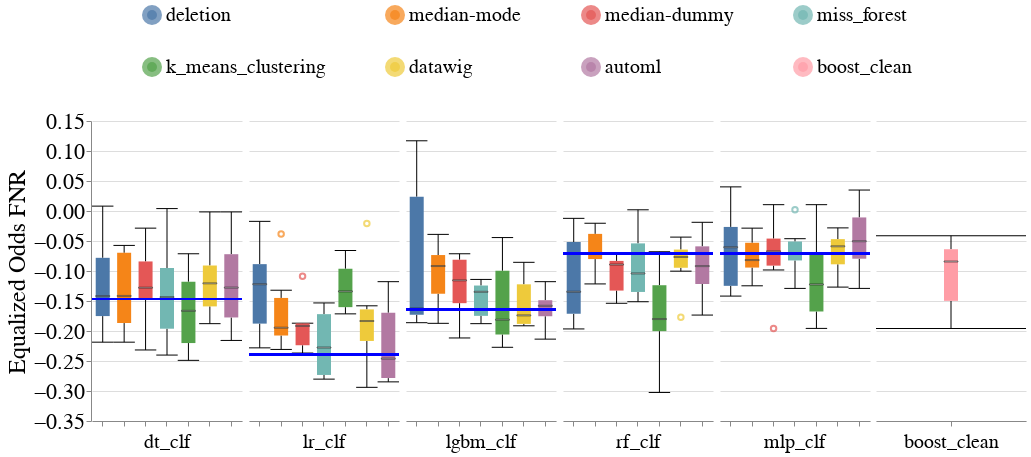

Notebook cell for this chart:
### Code cell
create_box_plots_for_diff_imputers_and_models(dataset_name=DATASET_NAME,
                                              metric_name='Equalized_Odds_FNR',
                                              db_client=db_client,
                                              group=SENSITIVE_ATTR_FOR_DISPARITY_METRICS)

### Figure 1 — Vega-Lite specification as saved in the notebook (floating-point values rounded to 4 significant figures; data arrays with more than 128 entries replaced by an {"elided": "..."} marker saying what was removed)
{"config": {"view": {"continuousWidth": 400, "continuousHeight": 300, "stroke": null}, "axis": {"labelFontSize": 22, "labelFontWeight": "normal", "titleFontSize": 24, "titleFontWeight": "normal"}, "facet": {"spacing": 5}, "header": {"labelFontSize": 20, "labelOrient": "bottom", "labelPadding": 5, "titleFontSize": 24}, "legend": {"columns": 4, "direction": "horizontal", "labelFontSize": 20, "labelLimit": 400, "orient": "top", "symbolOffset": 50, "symbolStrokeWidth": 10, "titleAnchor": "middle", "titleFontSize": 22, "titleLimit": 300}, "title": {"fontSize": 24}}, "data": {"name": "data-fd51fc217fb2301240f08a9b28555286"}, "facet": {"column": {"field": "Model_Name", "sort": ["dt_clf", "lr_clf", "lgbm_clf", "rf_clf", "mlp_clf"], "title": null, "type": "nominal"}}, "spec": {"layer": [{"mark": {"type": "boxplot", "median": {"stroke": "black", "strokeWidth": 0.7}, "ticks": true}, "encoding": {"color": {"field": "Null_Imputer_Name", "sort": ["deletion", "median-mode", "median-dummy", "miss_forest", "k_means_clustering", "datawig", "automl", "boost_clean"], "title": null, "type": "nominal"}, "x": {"axis": {"labels": false}, "field": "Null_Imputer_Name", "sort": ["deletion", "median-mode", "median-dummy", "miss_forest", "k_means_clustering", "datawig", "automl", "boost_clean"], "title": null, "type": "nominal"}, "y": {"field": "Metric_Value", "scale": {"zero": false}, "title": "Equalized Odds FNR", "type": "quantitative"}}}, {"mark": "rule", "encoding": {"color": {"value": "blue"}, "size": {"value": 2}, "y": {"field": "Baseline_Median", "type": "quantitative"}}}], "width": 150}, "resolve": {"scale": {"x": "independent"}}, "$schema": "https://vega.github.io/schema/vega-lite/v4.17.0.json", "datasets": {"data-fd51fc217fb2301240f08a9b28555286": {"elided": "216 records"}}}
